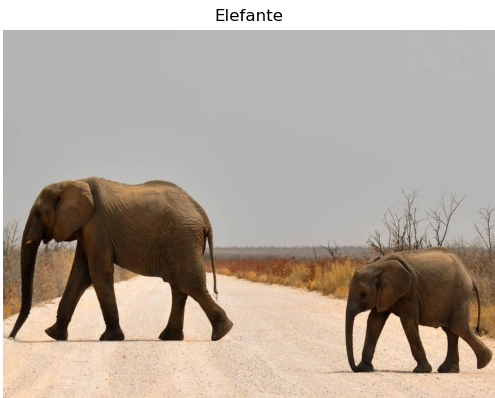
#> input picture Clasificacion.png, 495 x 398 px, given in place of elefante_0.jpg, which was not available
$ python main_201719942_201822262.py
#> lines starting #> are read from the running program, lines starting #| are printed output that depends on the picture; pictures that were not available may be replaced by others from this repository, and a replacement may not be noted
#Pamela Ramírez González #Código: 201822262
#Manuel Gallegos Bustamante #Código: 201719942
#Análisis y procesamiento de imágenes: Proyecto1 Entrega1
#Se importan librerías que se utilizarán para el desarrollo del laboratorio
from skimage.filters import threshold_otsu
import nibabel
from scipy.io import loadmat
import os
import glob
import numpy as np
import skimage.io as io
import requests
from skimage.color import rgb2gray
import matplotlib.pyplot as plt

image_url="https://estaticos.muyinteresante.es/uploads/images/article/57a2ef2a5cafe82d7b8b4567/elefante_0.jpg" # se asigna a una variable la url de la imagen que se trabajará en la primera parte del laboratorio
r=requests.get(image_url) # se accede a la imagen para su descarga por medio de la url con requests.get
with open("Elefantes", "wb") as f: # se trabaja con f como la abreviación para abrir un archivo para escritura "Elefantes"
	f.write(r.content) #se escribe con .write en el archivo previamente mencionado el contenido de la descarga de la imagen realizado previamente con .content
carga_imagen=io.imread("Elefantes") # se carga la imagen del archivo creado con io.imread
#> carga_imagen is the input picture: shape (398, 495, 4); mean R, G, B, A 178.2, 166.8, 156, 255
input("Press Enter to continue...") # input para continuar con el programa cuando usuario presione Enter cuando desee
# se crea una figura VisualizaciónAnotaciones la cual contiene un supplot de 3x2 para la visualización de las diferentes anotaciones y segmentaciones que indica el enunciado
plt.figure("VisualizaciónAnotaciones")
plt.subplot(3,2,1) # para cada subplot se indican como 1er parámetro el número de filas, como 2do parámetro el número de columnas y como 3er parámetro el índice en el cual irá la imagen
plt.title("Imagen a color") # Para cada una de las imágenes se inserta el título con plt.title, se realiza la visualización de la imágen con plt.imshow y se cancela la visualización de los ejes con plt.axis("off")
plt.imshow(carga_imagen) # imagen original a color
plt.axis("off")
plt.subplot(3,2,3)
plt.title("Anotación Clasificación")
plt.imshow(io.imread("Clasificacion.png")) # se carga la imagen correspondiente a la anotación de clasificación con io.imread
plt.axis("off")
plt.subplot(3,2,4)
plt.title("Anotación Detección")
plt.axis("off")
plt.imshow(io.imread("Deteccion.jpeg"))# se carga la imagen correspondiente a la anotación de detección con io.imread
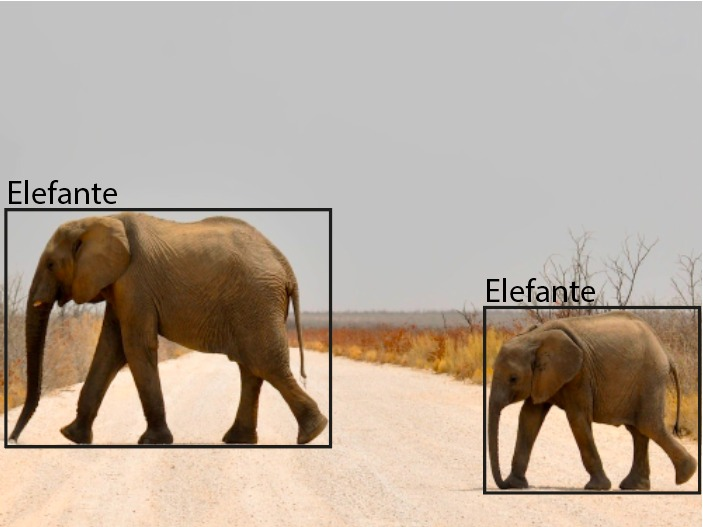
#> input picture Deteccion.jpeg, 703 x 527 px
plt.subplot(3,2,5)
plt.title("Anotación Segmentación \nSemántica")
plt.imshow(io.imread("Seg_Semantica.jpeg")) # se carga la imagen correspondiente a la segmentación semántica con io.imread
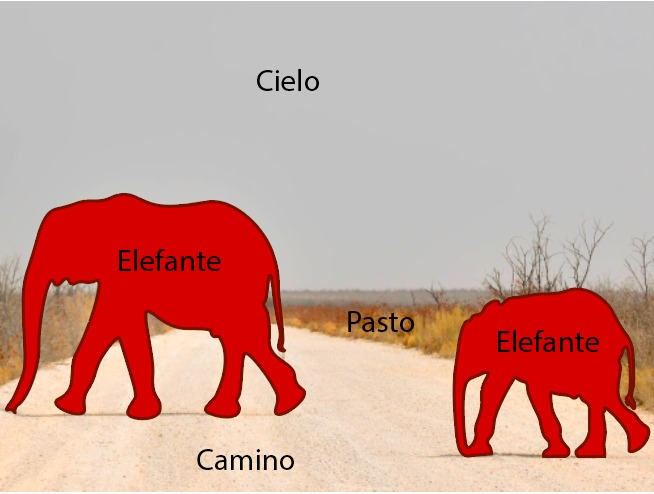
#> input picture Seg_Semantica.jpeg, 654 x 494 px
plt.axis("off")
plt.subplot(3,2,6)
plt.title("Anotación Segmentación \nde Instancias")
plt.imshow(io.imread("Seg_Instancias.jpeg"))# se carga la imagen correspondiente a la segmentación de instancias con io.imread
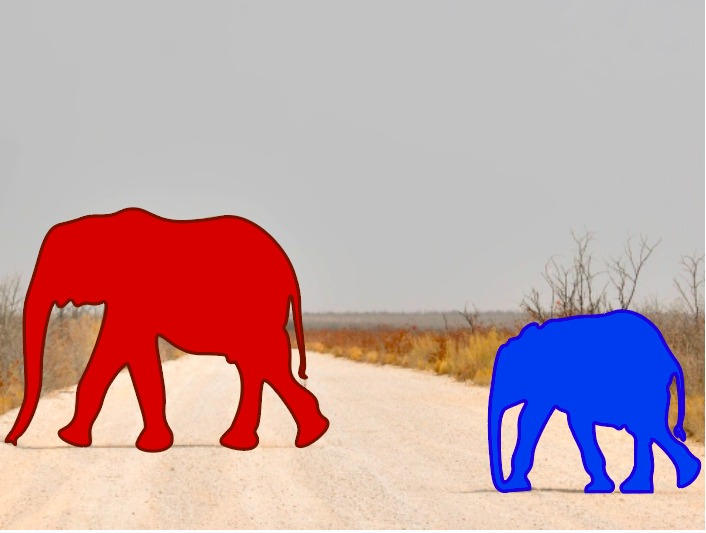
#> input picture Seg_Instancias.jpeg, 706 x 533 px
plt.axis("off")
plt.tight_layout() #se utiliza plt.tight_layout() para evitar que se sobrepongan títulos y se ajusten las imágenes
plt.show() # visualizar la figura con plt.show
plt.savefig("VisualizaciónAnotaciones",Bbox_inches="tight") # se guarda la figura indicando como 2do parámetro Bbox_inches="tight" para evitar que los bordes blancos sean muy gruesos
input("Press Enter to continue...") # input para continuar con el programa cuando usuario presione Enter cuando desee
monedaURL="https://web.stanford.edu/class/ee368/Handouts/Lectures/Examples/11-Edge-Detection/Hough_Transform_Circles/coins.png"  # se asigna a una variable la url de la imagen que se trabajará en la segunda parte del laboratorio
monedas = requests.get(monedaURL) # se accede a la imagen para su descarga por medio de la url con requests.get
with open("Monedas", "wb") as f: # se trabaja con f como la abreviación para abrir un archivo para escritura "Monedas"
	f.write(monedas.content) #se escribe con .write en el archivo previamente mencionado el contenido de la descarga de la imagen realizado previamente con .content
monedas = io.imread("Monedas") # se carga la imagen del archivo creado con io.imread
#> monedas is the input picture: shape (527, 703, 3); mean R, G, B 182.9, 168.8, 155
vectorColor = monedas.flatten()  #se realiza un .flatten() de la imagen en escala de grises para que se trabaje en una dimensión
plt.figure("HistogramaMonedas") # se crea figura "HistogramaMonedas" con un subplot de 1x2 para almacenar la imagen original y su respectivo histograma
plt.subplot(1,2,1) # para cada subplot se indican como 1er parámetro el número de filas, como 2do parámetro el número de columnas y como 3er parámetro el índice en el cual irá la imagen o histograma
plt.imshow(monedas,cmap="gray") # se visualiza la imagen con plt.imshow indicando como segundo parámetro el mapa de color para la visualización el cual en este caso es "gray"
plt.title("Imagen monedas") # tanto para el histograma como para la imagen se inserta el título con plt.title
plt.axis('off') # se quitan los ejes
plt.subplot(1,2,2)
plt.hist(vectorColor,bins=256) # para realizar el histograma se trabaja con la imagen en escala de grises vectorizada previamente para que se trabaje en una dimensión. Además se inidica como parámetro bins=256 para que el histograma tenga más divisiones por cada uno de los intermedios entre 0-255 (negro-blanco)
plt.title('Histograma imagen monedas')
plt.tight_layout() #se utiliza plt.tight_layout() para evitar que se sobrepongan títulos y se ajusten las imágenes
plt.show() # visualizar la figura con plt.show
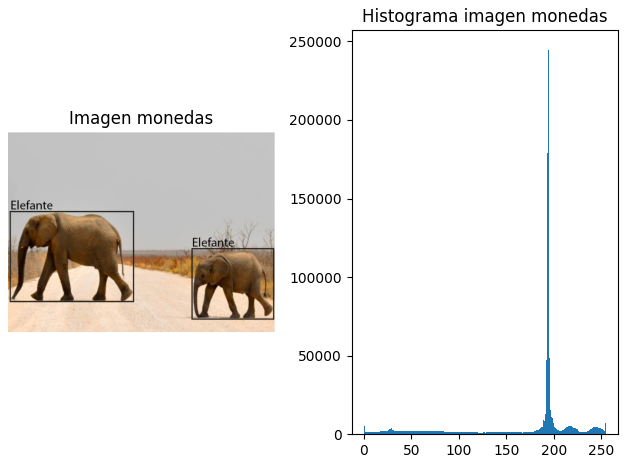
#> figure drawn by matplotlib, 2 panels; panel 2: tallest bar 244779 high, from x = 194.2 to 195.2
#plt.savefig("HistogramaMonedas",Bbox_inches="tight")
#input("Press Enter to continue...") # input para continuar con el programa cuando usuario presione Enter cuando desee
#umbral de binarización de acuerdo al método de Otsu
binOtsu=threshold_otsu(monedas) # calculo del umbral por método Otsu con función threshold_otsu
#> binOtsu = 128
monedas_binOtsu=monedas>binOtsu # máscasa binaria de la imagen monedas haciendo uso del umbral calculado previamente. pixeles con valores mayores al umbral toman el valor de 1, de lo contrario toman el valor de 0
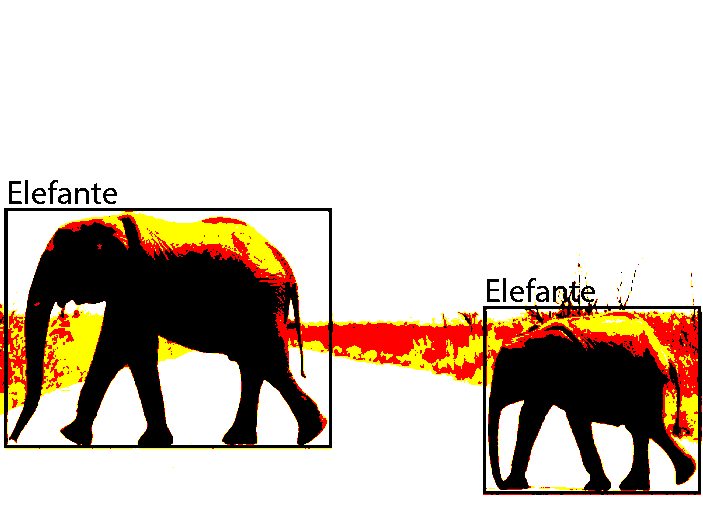
#> monedas_binOtsu: shape (527, 703, 3) bool; mean R, G, B 0.835, 0.789, 0.745
#print(binOtsu) # visualización del umbral calculado con el método Otsu
"""
plt.figure("BinOtsu") # figura de la binarización de la imagen con el método Otsu, se inserta título con plt.title y se visualiza la máscara con plt.imshow con el mapa de color "gray" y se quitan los ejes con plt.axis("off") y se visualiza con plt.show
plt.title("Binarización de la imagen con Otsu")
plt.imshow(monedas_binOtsu, cmap="gray")
plt.axis('off')
plt.show()
"""
#input("Press Enter to continue...") # input para continuar con el programa cuando usuario presione Enter cuando desee
#binarización con percentil 60
calculo_percentil60=np.percentile(monedas,60) # se calcula el percentil 60 haciendo uso de la función percentile de la librería numpy la cual recibe como 1er parámetro la imagen a la cual se le calculará el percentil y como 2do parámetro el número del percentil que se desea calcular
#> calculo_percentil60 = 195
monedas_percentil60=monedas>calculo_percentil60 # máscasa binaria de la imagen monedas haciendo uso del umbral calculado previamente. pixeles con valores mayores al umbral toman el valor de 1, de lo contrario toman el valor de 0
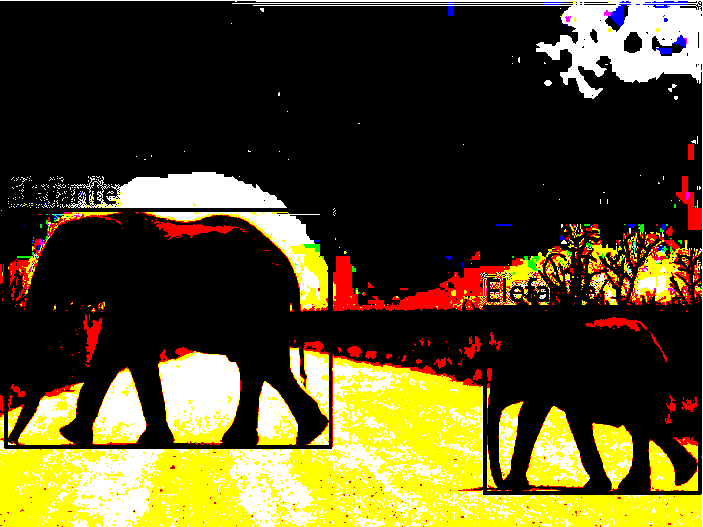
#> monedas_percentil60: shape (527, 703, 3) bool; mean R, G, B 0.32, 0.284, 0.137
#print(calculo_percentil60) # visualización del umbral calculado con el percentil 60
"""
plt.figure("Percentil 60") # figura de la binarización de la imagen con el percentil 60, se inserta título con plt.title y se visualiza la máscara con plt.imshow con el mapa de color "gray" y se quitan los ejes con plt.axis("off") y se visualiza con plt.show
plt.title("Binarización de la imagen con percentil 60")
plt.imshow(monedas_percentil60, cmap="gray")
plt.axis('off')
plt.show()
"""
#binarización con umbral = 175
#input("Press Enter to continue...") # input para continuar con el programa cuando usuario presione Enter cuando desee
monedas_umbral175 = monedas > 175 # máscasa binaria de la imagen monedas haciendo uso del umbral 175. pixeles con valores mayores al umbral toman el valor de 1, de lo contrario toman el valor de 0
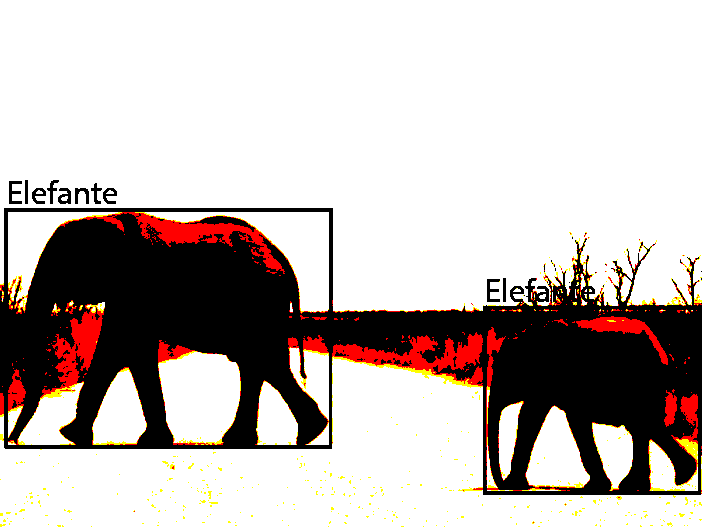
#> monedas_umbral175: shape (527, 703, 3) bool; mean R, G, B 0.764, 0.728, 0.715
"""
plt.figure("Umbral 175") # figura de la binarización de la imagen con el umbral 175,  se inserta título con plt.title y se visualiza la máscara con plt.imshow con el mapa de color "gray" y se quitan los ejes con plt.axis("off") y se visualiza con plt.show
plt.title("Binarización de la imagen con umbral 175")
plt.imshow(monedas_umbral175, cmap="gray")
plt.axis('off')
plt.show()
"""
#input("Press Enter to continue...") # input para continuar con el programa cuando usuario presione Enter cuando desee
#selección de dos umbrales arbitrarios y establecer rango
monedas_copia = monedas.copy() # se crea una copia de la imagen modenas
for i in range(0, len(monedas_copia)): # se realiza un recorrido por las filas de la imagen
	for j in range(0, len(monedas_copia[i])): # se realiza un recorrido por las columnas de la imagen
#> (the run stopped early here; a loop or call above may not have finished)
